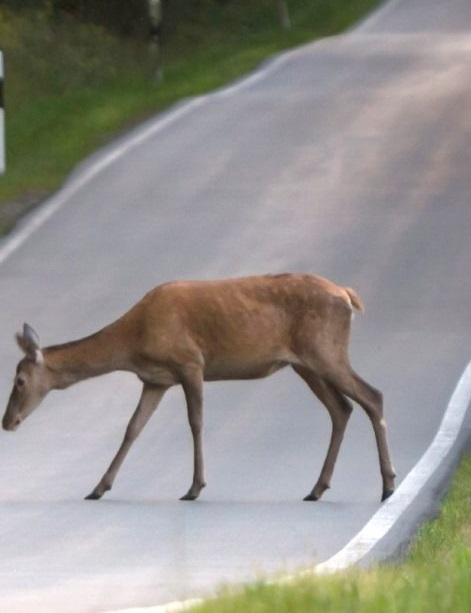
#> input picture PercepcionComputacional/TA3/images/ciervo_1.jpg, 471 x 613 px
$ jupyter execute --allow-errors TA3_Pereira_Jose.ipynb
#> lines starting #> are read from the running program, lines starting #| are printed output that depends on the picture; after the words box and inside, x2 and y2 are one past the last pixel; in counts of white or black regions, pixels touching at a corner belong together
# Tercera Actividad

## Percepción Computacional

### Información:
**Desarrollado por:** José Miguel Pereira

**Fecha de entrega:** 20 de Febrero del 2023

### Objetivo:
El objetivo de este trabajo es aprender a construir y evaluar el rendimiento de uno o más segmentadores. Esta actividad permitirá consolidar los conceptos sobre segmentación de imágenes aprendidos.

Se plantea la solución de detectar la presencia de animales dentro del campo visual de una autopista.

[cell 1]
# Librerias
import numpy as np
from matplotlib import pyplot as plt
from skimage.color import rgb2gray
import matplotlib.pyplot as plt
from skimage import color
import cv2

Se realiza la apreciación de la imagen original.

[cell 2]
#leemos la imagen del ciervo convertimos a gris.
animal = cv2.imread("images/ciervo_1.jpg", cv2.IMREAD_COLOR)
#> animal is the input picture: shape (613, 471, 3); mean B, G, R 140.9, 145.6, 148.3
animal = cv2.cvtColor(animal, cv2.COLOR_BGR2RGB)
animal_gray = rgb2gray(animal)
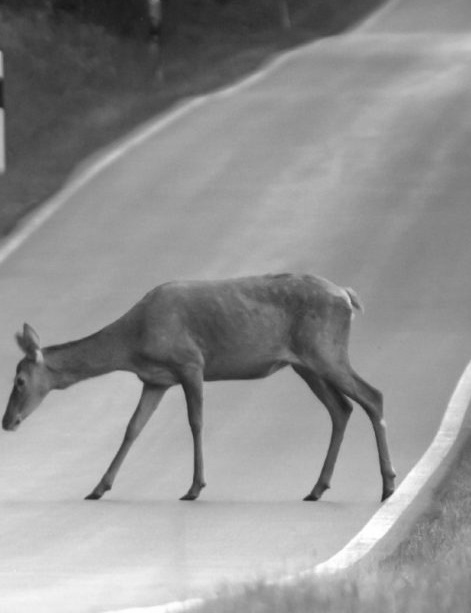
#> animal_gray: shape (613, 471) float64; min 0.0902, max 1, mean 0.572

[cell 3]
# Histograma e imagen original
histAnimal = cv2.calcHist([animal], [0], None, [256], [0, 256])
#> histAnimal = 256 values, max 5499 at index 158, min 0 at index 0, mean 1127.8
plt.plot(histAnimal)
normalAnimal = plt.figure()
plt.imshow(animal)
#> figure, not shown here; curve peaks at x = 158, y = 5499

## Segmentadores:

### Umbralización

Para el segmentador se emplean 10 valores de thresholds, para poder observar el que mejor resultado genera.

[cell 4]
plt.figure(figsize=(15, 15))

for i in range(10):

  # Iterating different thresholds
  binarized_gray = (animal_gray > i*0.1)*1
  plt.subplot(5,2,i+1)

  # Rounding of the threshold
  # value to 1 decimal point
  plt.title("Threshold: >"+str(round(i*0.1,1)))

  # Displaying the binarized image
  # of various thresholds
  plt.imshow(binarized_gray, cmap = 'gray')
#> this loop made 10 passes
#> pass 2, `binarized_gray = (animal_gray > i*0.1)*1`:
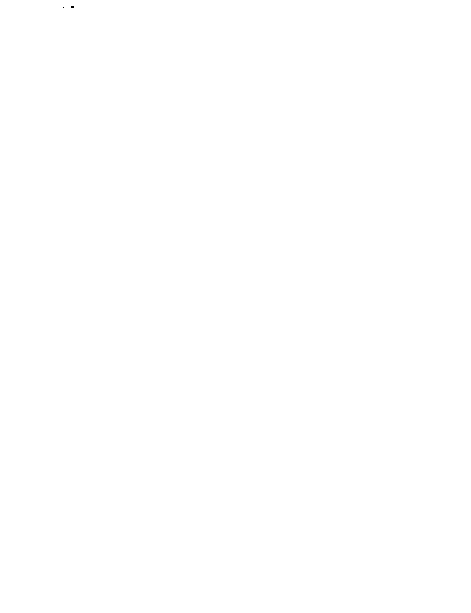
#> binarized_gray: shape (613, 471) int64; values 0 (black) and 1 (white), 100% white; black in thin lines or dots, all inside (x1, y1, x2, y2) = (63, 6, 74, 8)

plt.tight_layout()
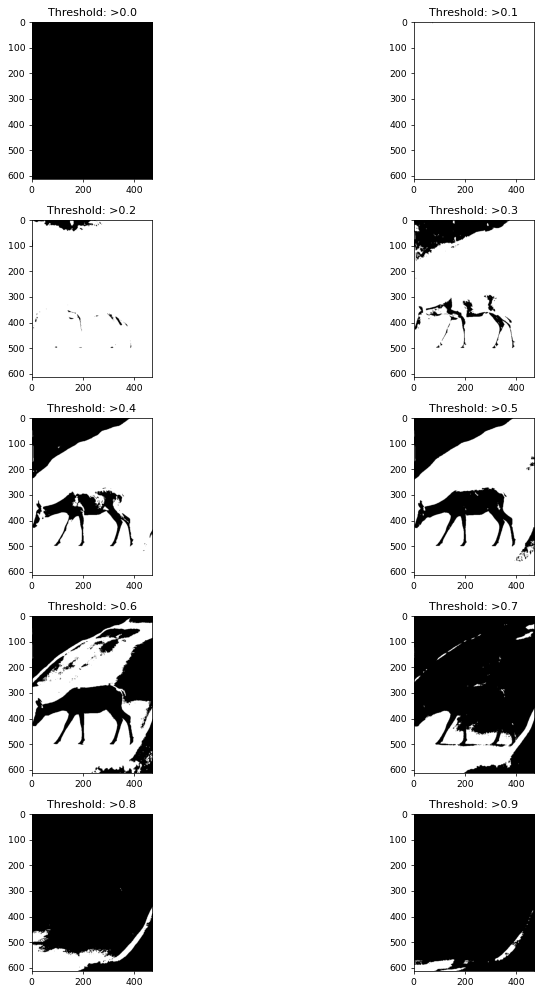
#> figure drawn by matplotlib, 10 panels

El valor que mejor resultado brinda al estudio, se trata de un threshold de 0.5.

[cell 5]
# Iterating different thresholds
binarized_gray = (animal_gray > 0.5)*1
#> binarized_gray: shape (613, 471) int64; values 0 (black) and 1 (white), 72.9% white; 49 black regions (34 under 20 px), largest, box (x1, y1, x2, y2) and area: (0, 0, 390, 243) 41896, (2, 273, 396, 502) 33656, (417, 428, 471, 543) 1881
plt.title("Threshold: >"+str(0.5))
plt.imshow(binarized_gray, cmap = 'gray')

### Segmentador SLIC

[cell 6]
from skimage.segmentation import slic
#> (the rest of this cell did not finish here and is left out)

[cell 7]
from skimage.color import rgb2gray,label2rgb
#> (the rest of this cell did not finish here and is left out)

#> (a cell that did not finish here is left out)

### Segmentador Quickshift

[cell 9]
from skimage.segmentation import quickshift
quickshift_animal = quickshift(animal)
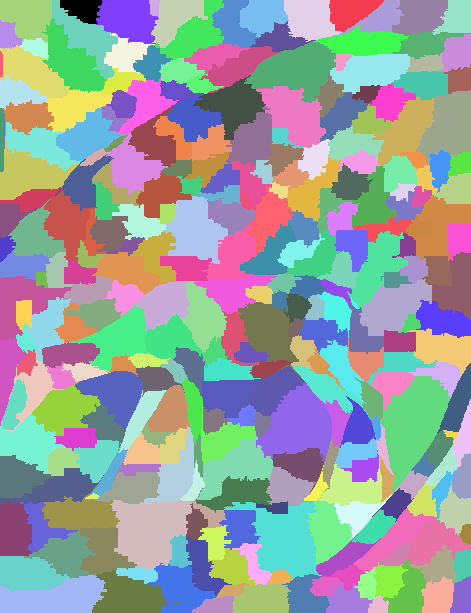
#> quickshift_animal: shape (613, 471) int64; 293 distinct labels, from 0 to 292; one colour per label, 0 black

plt.title("Segmentación quickshift")
plt.imshow(quickshift_animal)

[cell 10]
color_quickshift=label2rgb(quickshift_animal,animal_gray,kind='avg')
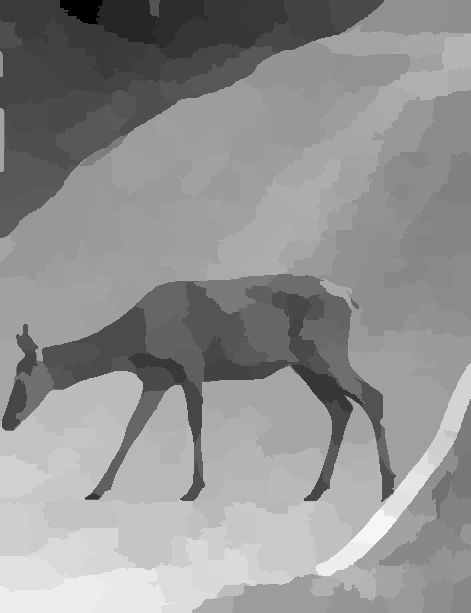
#> color_quickshift: shape (613, 471, 3) float64; min 0, max 0.967, mean 0.572
plt.title("Segmentación Quickshift")
plt.imshow(color_quickshift)

[cell 11]
segmentado_quickshift_gray = rgb2gray(color_quickshift)
binarized_quickshift = (segmentado_quickshift_gray > 0.5)*1
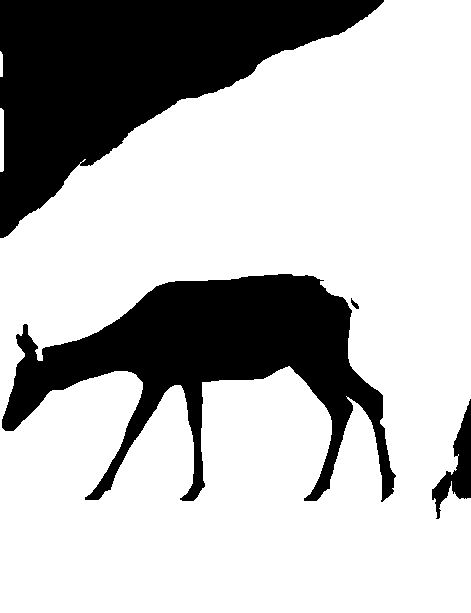
#> binarized_quickshift: shape (613, 471) int64; values 0 (black) and 1 (white), 73% white; 4 black regions, box (x1, y1, x2, y2) and area: (0, 0, 384, 238) 41164, (2, 274, 396, 502) 34910, (432, 399, 471, 519) 1723, (351, 298, 359, 309) 39
plt.title("Threshold: >"+str(0.5))
plt.imshow(binarized_quickshift, cmap = 'gray')

### Segmentador Felzenszwlab

[cell 12]
from skimage.segmentation import felzenszwalb

felzenszwalb_animal = felzenszwalb(animal_gray)
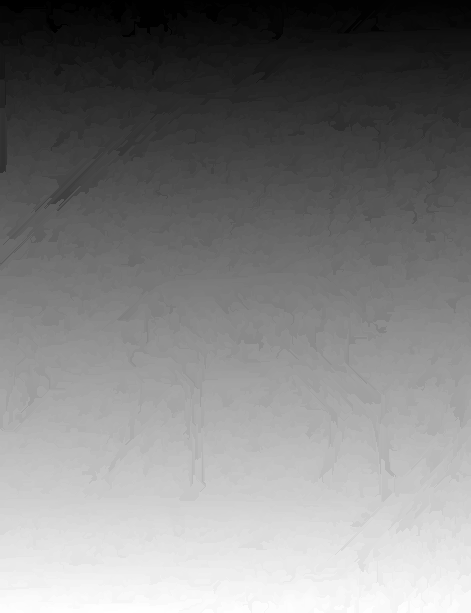
#> felzenszwalb_animal: shape (613, 471) int64; min 0, max 4422, mean 2229.3; drawn with min black and max white
plt.title("Segmentación felzenszwalb")
plt.imshow(felzenszwalb_animal)

[cell 13]
color_fb=label2rgb(felzenszwalb_animal,animal_gray,kind='avg')
plt.title("Segmentación Felzenszwalb")
plt.imshow(color_fb)

[cell 14]
segmentado_fb_gray = rgb2gray(color_fb)
binarized_fb = (segmentado_fb_gray > 0.5)*1
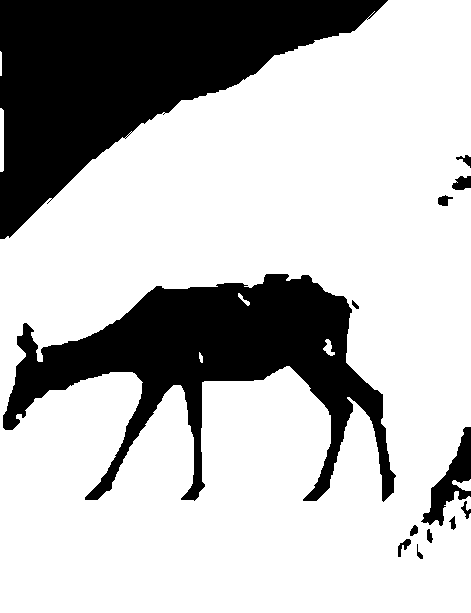
#> binarized_fb: shape (613, 471) int64; values 0 (black) and 1 (white), 72.9% white; 13 black regions, largest, box (x1, y1, x2, y2) and area: (0, 0, 388, 239) 41774, (3, 274, 396, 502) 33737, (421, 427, 471, 526) 1792
plt.title("Threshold: >"+str(0.5))
plt.imshow(binarized_fb, cmap = 'gray')

## Comparativa

Se establece la comparación entre las máscaras generadas y la imagen Ground-Truth.

Se Generará la matriz de confusión que nos dará el resultado para poder comparar cual sería el mejor segmentador, entre los 4 empleados.

[cell 15]
#leemos la imagen del ciervo convertimos a gris.
animal_GT = cv2.imread("images/ciervo_1_GT_1.jpg", cv2.IMREAD_COLOR)
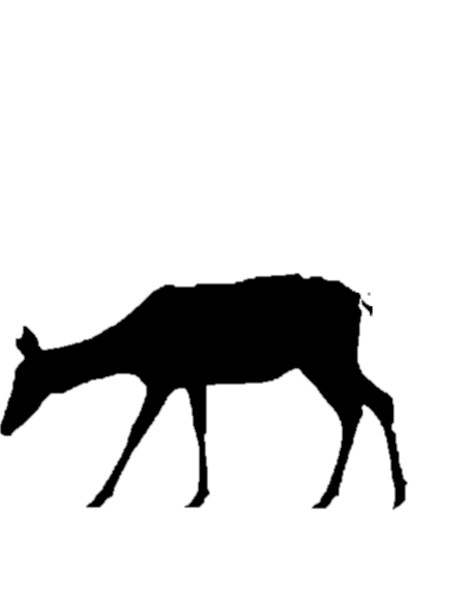
#> input picture PercepcionComputacional/TA3/images/ciervo_1_GT_1.jpg, 471 x 613 px
#> animal_GT is the input picture: shape (613, 471, 3); min 0, max 255, mean 222.6
animal_GT = cv2.cvtColor(animal_GT, cv2.COLOR_BGR2RGB)
animal_GT_gray = rgb2gray(animal_GT)

[cell 16]
# Histograma e imagen original
histAnimal = cv2.calcHist([animal_GT], [0], None, [256], [0, 256])
#> histAnimal = 256 values, max 245379 at index 255, min 6 at index 119, mean 1127.8
plt.plot(histAnimal)
normalAnimal = plt.figure()
plt.imshow(animal_GT)
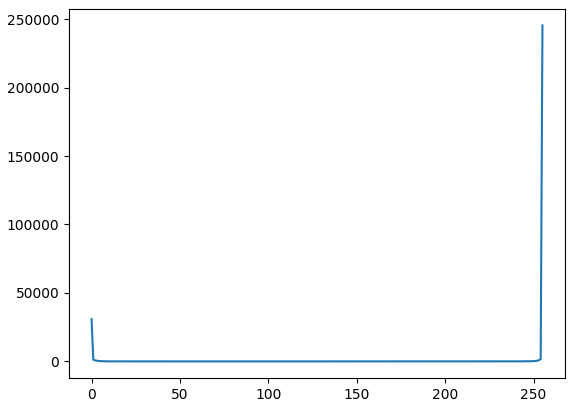
#> figure drawn by matplotlib, 1 panel; curve peaks at x = 255, y = 245379

[cell 17]
def comparar(prediction,ground_truth):
    tp, tn, fp, fn = 0,0,0,0
    for i in range(prediction.shape[0]):
            for j in range(prediction.shape[1]):
                if (prediction[i][j] == 1 and ground_truth[i][j] == 1):
                    tp+=1
                elif (prediction[i][j] == 0 and ground_truth[i][j] == 0):
                    tn+=1
                elif (prediction[i][j] == 1 and ground_truth[i][j] == 0):
                    fp+=1
                elif (prediction[i][j] == 0 and ground_truth[i][j] == 1):
                    fn+=1
#> after the loop, fn = 46798; fp = 3640; tn = 27203; tp = 198581
    result=[tp,tn,fp,fn]
#> result = [198581, 27203, 3640, 46798]
    return result

def conf_matrix(results, name):
    print(name)
    # Se extraen los diferentes elementos de la comparación que se realiza entre las dos imágenes.
    print("TP:",str(results[0]),"TN:",str(results[1]),"FP:",str(results[2]),"FN:",str(results[3]))
    # Accuracy: (TP+TN)/(TP+TN+FP+FN)
    print("Accuracy:",str((results[0]+results[1])/(results[0]+results[1]+results[2]+results[3])),"\n","\n")
